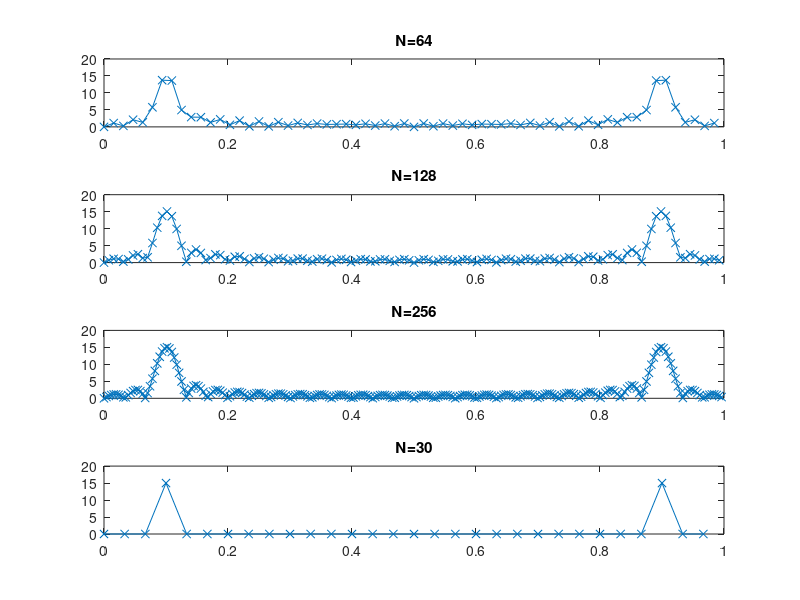
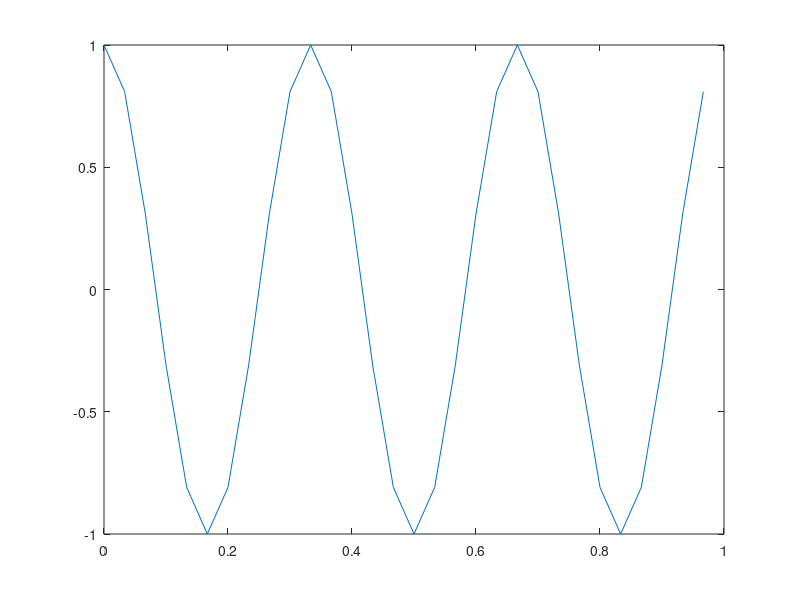

Reproduce these figures in MATLAB, in order.
% fft usage example

n = [0:29];
x = cos(2*pi*n/10);

N1 = 64;
N2 = 128;
N3 = 256;
N4 = 30;

x1 = abs(fft(x,N1));
x2 = abs(fft(x,N2));
x3 = abs(fft(x,N3));
x4 = abs(fft(x,N4));

%noramlize
f0 = [0 : 29]/30;
f1 = [0 : N1-1]/N1;
f2 = [0 : N2-1]/N2;
f3 = [0 : N3-1]/N3;
f4 = [0 : N4-1]/N4;
figure(1);

subplot(4,1,1);
plot(f1,x1,'-x'),title('N=64'),axis([0 1 0 20]);
subplot(4,1,2);
plot(f2,x2,'-x'),title('N=128'),axis([0 1 0 20]);
subplot(4,1,3);
plot(f3,x3,'-x'),title('N=256'),axis([0 1 0 20]);
subplot(4,1,4);
plot(f4,x4,'-x'),title('N=30'),axis([0 1 0 20]);

figure;
plot(f0,x);



